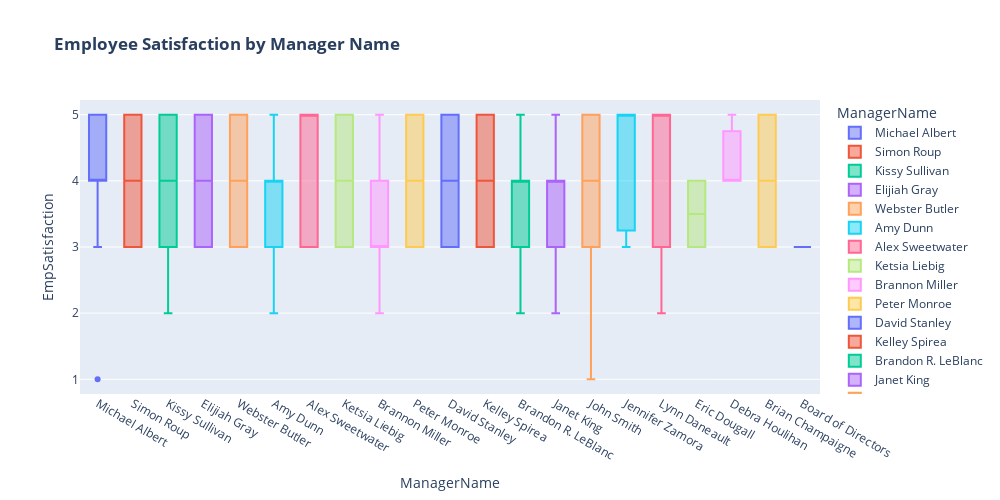

The notebook cell saved with this chart:
### Code cell
#Lets plot Employee Satisfaction by Mangager 
employee_satisfaction=df[["ManagerName" , "EmpSatisfaction"]]

fig = px.box(employee_satisfaction , 
             x="ManagerName" , 
             y="EmpSatisfaction" , 
             color="ManagerName" , 
             title="<b> Employee Satisfaction by Manager Name" , 
             width=1000 ,
             height=500 , 
             )


fig.show()

### Figure 1 — Plotly figure (JSON) as saved in the notebook; plotly's stock layout.template omitted (floating-point values rounded to 4 significant figures)
{"data": [{"alignmentgroup": "True", "hovertemplate": "ManagerName=%{x}<br>EmpSatisfaction=%{y}<extra></extra>", "legendgroup": "Michael Albert", "marker": {"color": "#636efa"}, "name": "Michael Albert", "notched": false, "offsetgroup": "Michael Albert", "orientation": "v", "showlegend": true, "type": "box", "x": ["Michael Albert", "Michael Albert", "Michael Albert", "Michael Albert", "Michael Albert", "Michael Albert", "Michael Albert", "Michael Albert", "Michael Albert", "Michael Albert", "Michael Albert", "Michael Albert", "Michael Albert", "Michael Albert", "Michael Albert", "Michael Albert", "Michael Albert", "Michael Albert", "Michael Albert", "Michael Albert", "Michael Albert", "Michael Albert"], "x0": " ", "xaxis": "x", "y": [5, 5, 3, 4, 5, 1, 4, 3, 4, 5, 4, 4, 4, 4, 4, 5, 3, 5, 5, 4, 5, 3], "y0": " ", "yaxis": "y"}, {"alignmentgroup": "True", "hovertemplate": "ManagerName=%{x}<br>EmpSatisfaction=%{y}<extra></extra>", "legendgroup": "Simon Roup", "marker": {"color": "#EF553B"}, "name": "Simon Roup", "notched": false, "offsetgroup": "Simon Roup", "orientation": "v", "showlegend": true, "type": "box", "x": ["Simon Roup", "Simon Roup", "Simon Roup", "Simon Roup", "Simon Roup", "Simon Roup", "Simon Roup", "Simon Roup", "Simon Roup", "Simon Roup", "Simon Roup", "Simon Roup", "Simon Roup", "Simon Roup", "Simon Roup", "Simon Roup", "Simon Roup"], "x0": " ", "xaxis": "x", "y": [3, 4, 4, 5, 5, 3, 4, 5, 3, 4, 5, 5, 3, 3, 3, 3, 3], "y0": " ", "yaxis": "y"}, {"alignmentgroup": "True", "hovertemplate": "ManagerName=%{x}<br>EmpSatisfaction=%{y}<extra></extra>", "legendgroup": "Kissy Sullivan", "marker": {"color": "#00cc96"}, "name": "Kissy Sullivan", "notched": false, "offsetgroup": "Kissy Sullivan", "orientation": "v", "showlegend": true, "type": "box", "x": ["Kissy Sullivan", "Kissy Sullivan", "Kissy Sullivan", "Kissy Sullivan", "Kissy Sullivan", "Kissy Sullivan", "Kissy Sullivan", "Kissy Sullivan", "Kissy Sullivan", "Kissy Sullivan", "Kissy Sullivan", "Kissy Sullivan", "Kissy Sullivan", "Kissy Sullivan", "Kissy Sullivan", "Kissy Sullivan", "Kissy Sullivan", "Kissy Sullivan", "Kissy Sullivan", "Kissy Sullivan", "Kissy Sullivan", "Kissy Sullivan"], "x0": " ", "xaxis": "x", "y": [3, 3, 5, 3, 4, 3, 5, 5, 5, 3, 3, 3, 3, 4, 2, 4, 5, 5, 5, 4, 5, 4], "y0": " ", "yaxis": "y"}, {"alignmentgroup": "True", "hovertemplate": "ManagerName=%{x}<br>EmpSatisfaction=%{y}<extra></extra>", "legendgroup": "Elijiah Gray", "marker": {"color": "#ab63fa"}, "name": "Elijiah Gray", "notched": false, "offsetgroup": "Elijiah Gray", "orientation": "v", "showlegend": true, "type": "box", "x": ["Elijiah Gray", "Elijiah Gray", "Elijiah Gray", "Elijiah Gray", "Elijiah Gray", "Elijiah Gray", "Elijiah Gray", "Elijiah Gray", "Elijiah Gray", "Elijiah Gray", "Elijiah Gray", "Elijiah Gray", "Elijiah Gray", "Elijiah Gray", "Elijiah Gray", "Elijiah Gray", "Elijiah Gray", "Elijiah Gray", "Elijiah Gray", "Elijiah Gray", "Elijiah Gray", "Elijiah Gray"], "x0": " ", "xaxis": "x", "y": [5, 5, 5, 4, 3, 3, 5, 4, 5, 4, 3, 4, 3, 4, 5, 4, 4, 3, 3, 5, 3, 3], "y0": " ", "yaxis": "y"}, {"alignmentgroup": "True", "hovertemplate": "ManagerName=%{x}<br>EmpSatisfaction=%{y}<extra></extra>", "legendgroup": "Webster Butler", "marker": {"color": "#FFA15A"}, "name": "Webster Butler", "notched": false, "offsetgroup": "Webster Butler", "orientation": "v", "showlegend": true, "type": "box", "x": ["Webster Butler", "Webster Butler", "Webster Butler", "Webster Butler", "Webster Butler", "Webster Butler", "Webster Butler", "Webster Butler", "Webster Butler", "Webster Butler", "Webster Butler", "Webster Butler", "Webster Butler", "Webster Butler", "Webster Butler", "Webster Butler", "Webster Butler", "Webster Butler", "Webster Butler", "Webster Butler", "Webster Butler"], "x0": " ", "xaxis": "x", "y": [4, 4, 3, 5, 4, 4, 3, 4, 4, 3, 5, 4, 3, 3, 3, 5, 5, 5, 5, 4, 5], "y0": " ", "yaxis": "y"}, {"alignmentgroup": "True", "hovertemplate": "ManagerName=%{x}<br>EmpSatisfaction=%{y}<extra></extra>", "legendgroup": "Amy Dunn", "marker": {"color": "#19d3f3"}, "name": "Amy Dunn", "notched": false, "offsetgroup": "Amy Dunn", "orientation": "v", "showlegend": true, "type": "box", "x": ["Amy Dunn", "Amy Dunn", "Amy Dunn", "Amy Dunn", "Amy Dunn", "Amy Dunn", "Amy Dunn", "Amy Dunn", "Amy Dunn", "Amy Dunn", "Amy Dunn", "Amy Dunn", "Amy Dunn", "Amy Dunn", "Amy Dunn", "Amy Dunn", "Amy Dunn", "Amy Dunn", "Amy Dunn", "Amy Dunn", "Amy Dunn"], "x0": " ", "xaxis": "x", "y": [5, 3, 4, 4, 2, 5, 5, 4, 4, 3, 4, 4, 4, 3, 5, 4, 3, 4, 4, 3, 3], "y0": " ", "yaxis": "y"}, {"alignmentgroup": "True", "hovertemplate": "ManagerName=%{x}<br>EmpSatisfaction=%{y}<extra></extra>", "legendgroup": "Alex Sweetwater", "marker": {"color": "#FF6692"}, "name": "Alex Sweetwater", "notched": false, "offsetgroup": "Alex Sweetwater", "orientation": "v", "showlegend": true, "type": "box", "x": ["Alex Sweetwater", "Alex Sweetwater", "Alex Sweetwater", "Alex Sweetwater", "Alex Sweetwater", "Alex Sweetwater", "Alex Sweetwater", "Alex Sweetwater", "Alex Sweetwater"], "x0": " ", "xaxis": "x", "y": [3, 4, 5, 5, 5, 5, 3, 5, 3], "y0": " ", "yaxis": "y"}, {"alignmentgroup": "True", "hovertemplate": "ManagerName=%{x}<br>EmpSatisfaction=%{y}<extra></extra>", "legendgroup": "Ketsia Liebig", "marker": {"color": "#B6E880"}, "name": "Ketsia Liebig", "notched": false, "offsetgroup": "Ketsia Liebig", "orientation": "v", "showlegend": true, "type": "box", "x": ["Ketsia Liebig", "Ketsia Liebig", "Ketsia Liebig", "Ketsia Liebig", "Ketsia Liebig", "Ketsia Liebig", "Ketsia Liebig", "Ketsia Liebig", "Ketsia Liebig", "Ketsia Liebig", "Ketsia Liebig", "Ketsia Liebig", "Ketsia Liebig", "Ketsia Liebig", "Ketsia Liebig", "Ketsia Liebig", "Ketsia Liebig", "Ketsia Liebig", "Ketsia Liebig", "Ketsia Liebig", "Ketsia Liebig"], "x0": " ", "xaxis": "x", "y": [4, 3, 5, 5, 4, 3, 3, 5, 4, 4, 4, 3, 4, 5, 5, 5, 3, 3, 5, 5, 4], "y0": " ", "yaxis": "y"}, {"alignmentgroup": "True", "hovertemplate": "ManagerName=%{x}<br>EmpSatisfaction=%{y}<extra></extra>", "legendgroup": "Brannon Miller", "marker": {"color": "#FF97FF"}, "name": "Brannon Miller", "notched": false, "offsetgroup": "Brannon Miller", "orientation": "v", "showlegend": true, "type": "box", "x": ["Brannon Miller", "Brannon Miller", "Brannon Miller", "Brannon Miller", "Brannon Miller", "Brannon Miller", "Brannon Miller", "Brannon Miller", "Brannon Miller", "Brannon Miller", "Brannon Miller", "Brannon Miller", "Brannon Miller", "Brannon Miller", "Brannon Miller", "Brannon Miller", "Brannon Miller", "Brannon Miller", "Brannon Miller", "Brannon Miller", "Brannon Miller", "Brannon Miller"], "x0": " ", "xaxis": "x", "y": [3, 3, 5, 4, 4, 4, 5, 4, 3, 3, 3, 3, 3, 2, 3, 3, 3, 5, 2, 5, 3, 2], "y0": " ", "yaxis": "y"}, {"alignmentgroup": "True", "hovertemplate": "ManagerName=%{x}<br>EmpSatisfaction=%{y}<extra></extra>", "legendgroup": "Peter Monroe", "marker": {"color": "#FECB52"}, "name": "Peter Monroe", "notched": false, "offsetgroup": "Peter Monroe", "orientation": "v", "showlegend": true, "type": "box", "x": ["Peter Monroe", "Peter Monroe", "Peter Monroe", "Peter Monroe", "Peter Monroe", "Peter Monroe", "Peter Monroe", "Peter Monroe", "Peter Monroe", "Peter Monroe", "Peter Monroe", "Peter Monroe", "Peter Monroe", "Peter Monroe"], "x0": " ", "xaxis": "x", "y": [5, 3, 5, 4, 3, 5, 4, 5, 3, 3, 4, 3, 4, 4], "y0": " ", "yaxis": "y"}, {"alignmentgroup": "True", "hovertemplate": "ManagerName=%{x}<br>EmpSatisfaction=%{y}<extra></extra>", "legendgroup": "David Stanley", "marker": {"color": "#636efa"}, "name": "David Stanley", "notched": false, "offsetgroup": "David Stanley", "orientation": "v", "showlegend": true, "type": "box", "x": ["David Stanley", "David Stanley", "David Stanley", "David Stanley", "David Stanley", "David Stanley", "David Stanley", "David Stanley", "David Stanley", "David Stanley", "David Stanley", "David Stanley", "David Stanley", "David Stanley", "David Stanley", "David Stanley", "David Stanley", "David Stanley", "David Stanley", "David Stanley", "David Stanley"], "x0": " ", "xaxis": "x", "y": [4, 4, 4, 5, 5, 3, 3, 3, 3, 3, 5, 4, 3, 5, 3, 4, 4, 4, 5, 4, 5], "y0": " ", "yaxis": "y"}, {"alignmentgroup": "True", "hovertemplate": "ManagerName=%{x}<br>EmpSatisfaction=%{y}<extra></extra>", "legendgroup": "Kelley Spirea", "marker": {"color": "#EF553B"}, "name": "Kelley Spirea", "notched": false, "offsetgroup": "Kelley Spirea", "orientation": "v", "showlegend": true, "type": "box", "x": ["Kelley Spirea", "Kelley Spirea", "Kelley Spirea", "Kelley Spirea", "Kelley Spirea", "Kelley Spirea", "Kelley Spirea", "Kelley Spirea", "Kelley Spirea", "Kelley Spirea", "Kelley Spirea", "Kelley Spirea", "Kelley Spirea", "Kelley Spirea", "Kelley Spirea", "Kelley Spirea", "Kelley Spirea", "Kelley Spirea", "Kelley Spirea", "Kelley Spirea", "Kelley Spirea", "Kelley Spirea"], "x0": " ", "xaxis": "x", "y": [4, 4, 3, 3, 5, 5, 5, 3, 4, 5, 3, 3, 5, 3, 4, 4, 3, 3, 4, 3, 3, 5], "y0": " ", "yaxis": "y"}, {"alignmentgroup": "True", "hovertemplate": "ManagerName=%{x}<br>EmpSatisfaction=%{y}<extra></extra>", "legendgroup": "Brandon R. LeBlanc", "marker": {"color": "#00cc96"}, "name": "Brandon R. LeBlanc", "notched": false, "offsetgroup": "Brandon R. LeBlanc", "orientation": "v", "showlegend": true, "type": "box", "x": ["Brandon R. LeBlanc", "Brandon R. LeBlanc", "Brandon R. LeBlanc", "Brandon R. LeBlanc", "Brandon R. LeBlanc", "Brandon R. LeBlanc", "Brandon R. LeBlanc"], "x0": " ", "xaxis": "x", "y": [4, 2, 3, 4, 3, 4, 5], "y0": " ", "yaxis": "y"}, {"alignmentgroup": "True", "hovertemplate": "ManagerName=%{x}<br>EmpSatisfaction=%{y}<extra></extra>", "legendgroup": "Janet King", "marker": {"color": "#ab63fa"}, "name": "Janet King", "notched": false, "offsetgroup": "Janet King", "orientation": "v", "showlegend": true, "type": "box", "x": ["Janet King", "Janet King", "Janet King", "Janet King", "Janet King", "Janet King", "Janet King", "Janet King", "Janet King", "Janet King", "Janet King", "Janet King", "Janet King", "Janet King", "Janet King", "Janet King", "Janet King", "Janet King", "Janet King"], "x0": " ", "xaxis": "x", "y": [3, 3, 2, 5, 4, 3, 4, 2, 4, 4, 3, 3, 5, 4, 5, 4, 3, 3, 5], "y0": " ", "yaxis": "y"}, {"alignmentgroup": "True", "hovertemplate": "ManagerName=%{x}<br>EmpSatisfaction=%{y}<extra></extra>", "legendgroup": "John Smith", "marker": {"color": "#FFA15A"}, "name": "John Smith", "notched": false, "offsetgroup": "John Smith", "orientation": "v", "showlegend": true, "type": "box", "x": ["John Smith", "John Smith", "John Smith", "John Smith", "John Smith", "John Smith", "John Smith", "John Smith", "John Smith", "John Smith", "John Smith", "John Smith", "John Smith", "John Smith"], "x0": " ", "xaxis": "x", "y": [5, 5, 3, 1, 4, 5, 5, 5, 3, 5, 3, 4, 3, 4], "y0": " ", "yaxis": "y"}, {"alignmentgroup": "True", "hovertemplate": "ManagerName=%{x}<br>EmpSatisfaction=%{y}<extra></extra>", "legendgroup": "Jennifer Zamora", "marker": {"color": "#19d3f3"}, "name": "Jennifer Zamora", "notched": false, "offsetgroup": "Jennifer Zamora", "orientation": "v", "showlegend": true, "type": "box", "x": ["Jennifer Zamora", "Jennifer Zamora", "Jennifer Zamora", "Jennifer Zamora", "Jennifer Zamora", "Jennifer Zamora", "Jennifer Zamora"], "x0": " ", "xaxis": "x", "y": [3, 5, 5, 5, 3, 5, 4], "y0": " ", "yaxis": "y"}, {"alignmentgroup": "True", "hovertemplate": "ManagerName=%{x}<br>EmpSatisfaction=%{y}<extra></extra>", "legendgroup": "Lynn Daneault", "marker": {"color": "#FF6692"}, "name": "Lynn Daneault", "notched": false, "offsetgroup": "Lynn Daneault", "orientation": "v", "showlegend": true, "type": "box", "x": ["Lynn Daneault", "Lynn Daneault", "Lynn Daneault", "Lynn Daneault", "Lynn Daneault", "Lynn Daneault", "Lynn Daneault", "Lynn Daneault", "Lynn Daneault", "Lynn Daneault", "Lynn Daneault", "Lynn Daneault", "Lynn Daneault"], "x0": " ", "xaxis": "x", "y": [5, 5, 5, 3, 5, 5, 4, 5, 3, 5, 2, 3, 3], "y0": " ", "yaxis": "y"}, {"alignmentgroup": "True", "hovertemplate": "ManagerName=%{x}<br>EmpSatisfaction=%{y}<extra></extra>", "legendgroup": "Eric Dougall", "marker": {"color": "#B6E880"}, "name": "Eric Dougall", "notched": false, "offsetgroup": "Eric Dougall", "orientation": "v", "showlegend": true, "type": "box", "x": ["Eric Dougall", "Eric Dougall", "Eric Dougall", "Eric Dougall"], "x0": " ", "xaxis": "x", "y": [3, 4, 4, 3], "y0": " ", "yaxis": "y"}, {"alignmentgroup": "True", "hovertemplate": "ManagerName=%{x}<br>EmpSatisfaction=%{y}<extra></extra>", "legendgroup": "Debra Houlihan", "marker": {"color": "#FF97FF"}, "name": "Debra Houlihan", "notched": false, "offsetgroup": "Debra Houlihan", "orientation": "v", "showlegend": true, "type": "box", "x": ["Debra Houlihan", "Debra Houlihan", "Debra Houlihan"], "x0": " ", "xaxis": "x", "y": [4, 5, 4], "y0": " ", "yaxis": "y"}, {"alignmentgroup": "True", "hovertemplate": "ManagerName=%{x}<br>EmpSatisfaction=%{y}<extra></extra>", "legendgroup": "Brian Champaigne", "marker": {"color": "#FECB52"}, "name": "Brian Champaigne", "notched": false, "offsetgroup": "Brian Champaigne", "orientation": "v", "showlegend": true, "type": "box", "x": ["Brian Champaigne", "Brian Champaigne", "Brian Champaigne", "Brian Champaigne", "Brian Champaigne", "Brian Champaigne", "Brian Champaigne", "Brian Champaigne"], "x0": " ", "xaxis": "x", "y": [5, 5, 5, 3, 4, 3, 3, 4], "y0": " ", "yaxis": "y"}, {"alignmentgroup": "True", "hovertemplate": "ManagerName=%{x}<br>EmpSatisfaction=%{y}<extra></extra>", "legendgroup": "Board of Directors", "marker": {"color": "#636efa"}, "name": "Board of Directors", "notched": false, "offsetgroup": "Board of Directors", "orientation": "v", "showlegend": true, "type": "box", "x": ["Board of Directors", "Board of Directors"], "x0": " ", "xaxis": "x", "y": [3, 3], "y0": " ", "yaxis": "y"}], "layout": {"boxmode": "overlay", "height": 500, "legend": {"title": {"text": "ManagerName"}, "tracegroupgap": 0}, "title": {"text": "<b> Employee Satisfaction by Manager Name"}, "width": 1000, "xaxis": {"anchor": "y", "categoryarray": ["Michael Albert", "Simon Roup", "Kissy Sullivan", "Elijiah Gray", "Webster Butler", "Amy Dunn", "Alex Sweetwater", "Ketsia Liebig", "Brannon Miller", "Peter Monroe", "David Stanley", "Kelley Spirea", "Brandon R. LeBlanc", "Janet King", "John Smith", "Jennifer Zamora", "Lynn Daneault", "Eric Dougall", "Debra Houlihan", "Brian Champaigne", "Board of Directors"], "categoryorder": "array", "domain": [0, 1], "title": {"text": "ManagerName"}}, "yaxis": {"anchor": "x", "domain": [0, 1], "title": {"text": "EmpSatisfaction"}}}}
